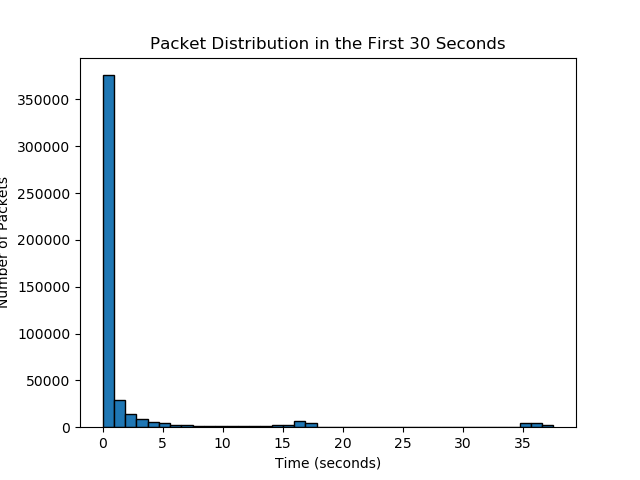

Python code for this plot:
import os
import glob
import matplotlib.pyplot as plt

dir1 = 'inflow'

# Load files from the first directory
file_paths = glob.glob(os.path.join(dir1, '*'))

# Extract packet times
packet_times = []

for file_path in file_paths:
    with open(file_path, 'r') as f:
        for line in f:
            time, _ = map(float, line.strip().split('\t'))
            if time <= 60:
                packet_times.append(time)

# Create a histogram of packet distribution
plt.hist(packet_times, bins=60, edgecolor='black')
plt.title('Packet Distribution in the First 30 Seconds')
plt.xlabel('Time (seconds)')
plt.ylabel('Number of Packets')
plt.show()
plt.savefig('packet_distribution.png')
